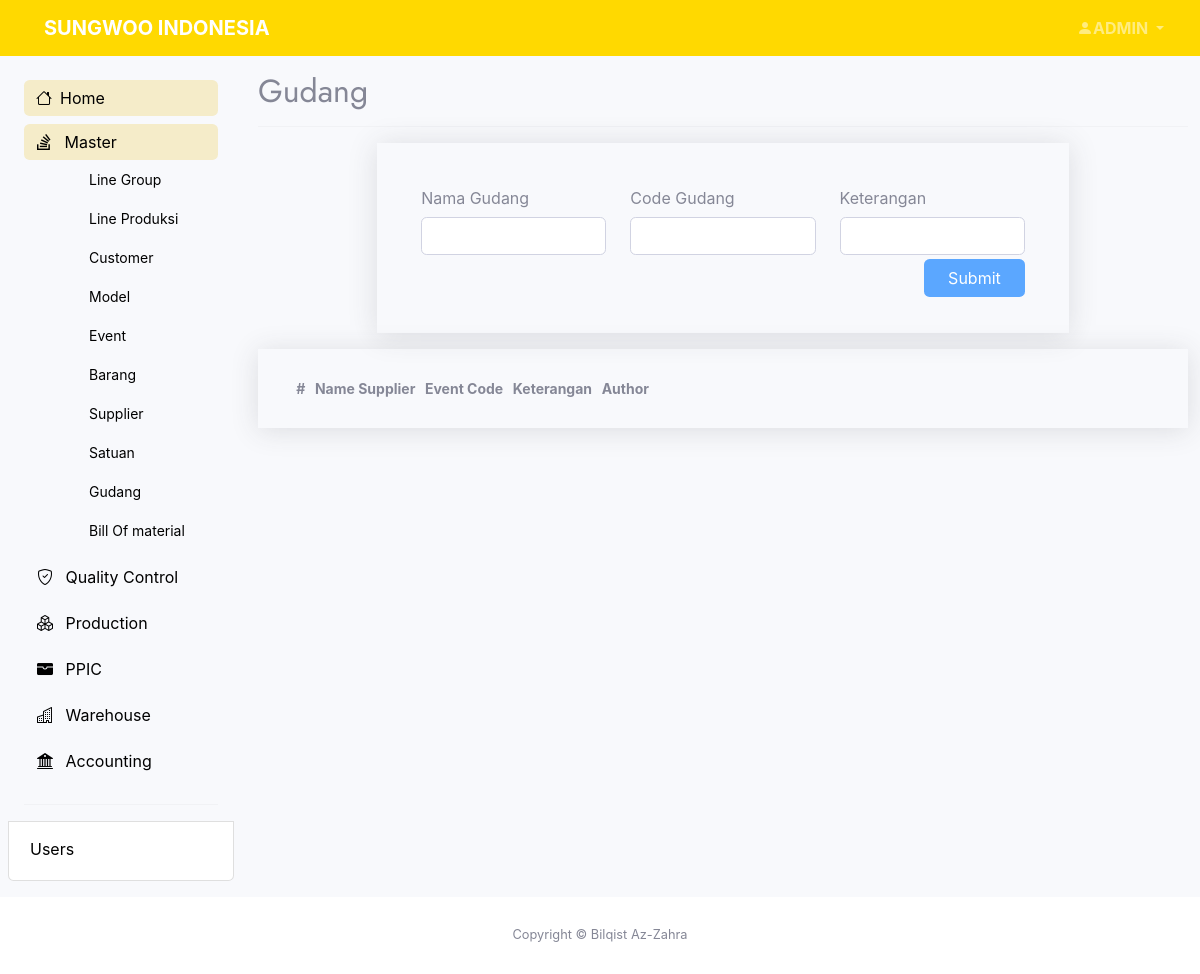
Page /pages/master/add-gudang.php (signed in) on the earlier database version.
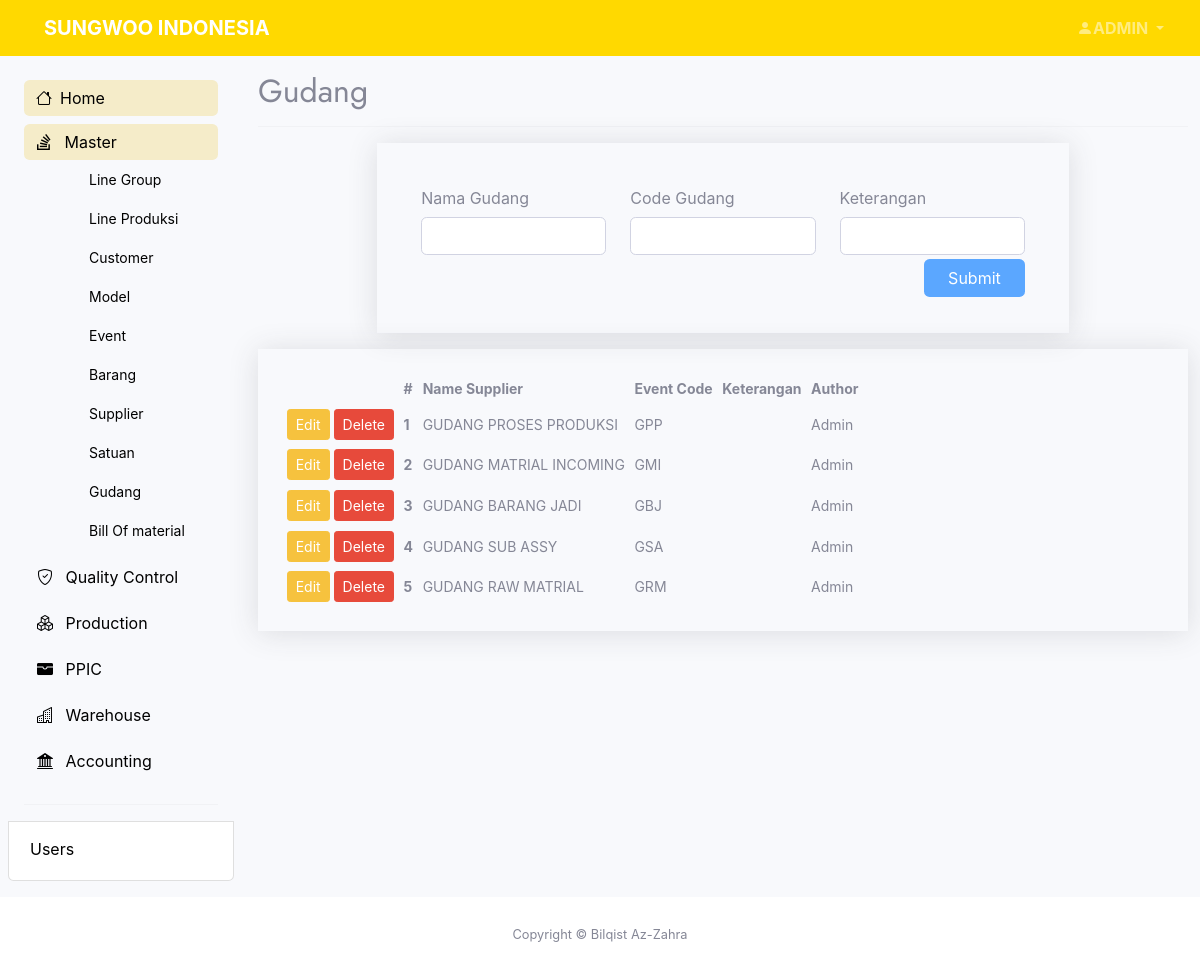
Same page on the later database version.
### tables this page shows
CREATE TABLE `master_gudang` (
  `idgud` int(11) NOT NULL,
  `namagud` varchar(30) NOT NULL,
  `codegud` varchar(30) NOT NULL,
  `ket` text NOT NULL,
  `author` varchar(30) NOT NULL,
  `create_at` datetime NOT NULL DEFAULT current_timestamp(),
  `edit_by` varchar(30) NOT NULL DEFAULT current_timestamp(),
  `edit_at` datetime NOT NULL DEFAULT current_timestamp()
);

### pages/master/add-gudang.php (the view, shortened to what the changed rows need)
<?php
    include "../../connect.php";
?>
<?php
    $tabelnya       = "master_gudang";
?>
<!DOCTYPE html>
<html lang="en">
<head>
    <?php include '../../layout/header.php' ?>
</head>
<body class="bg-light bg-light" >
    <section class="container-xxl">
		<div class="row flex-nowrap">
			<div class="col-auto px-0 max-vh-100">
                <div class="col ps-md-3 max-vh-100" data-aos="fade" data-aos-delay="100">
                    <div class="page-header pt-3">
                        <h2>Gudang</h2>
                    </div>
                    <div class="row justify-content-md-center">
                        <div class="col-lg-12 col-md-12">
                            <div class="container shadow px-4 py-4">
                                <div class="table-responsive-lg">
                                    <table id="show_table" class="table-sm display nowrap table-hover">
                                        <thead>
                                            <tr>
                                                <th scope="col"></th>
                                                <th scope="col">#</th>
                                                <th scope="col">Name Supplier</th>
                                                <th scope="col">Event Code</th>
                                                <th scope="col">Keterangan</th>
                                                <th scope="col">Author</th>
                                            </tr>
                                        </thead>
                                        <tbody>
                                            <?php
                                            $sql2   = "SELECT * FROM $tabelnya where idgud!='0' ORDER BY create_at DESC";
                                            $q2     = mysqli_query($conn, $sql2);
                                            $order   = 1;
                                            while ($r2 = mysqli_fetch_array($q2)) {
                                                $id             = $r2['idgud'];
                                                $nama           = $r2['namagud'];
                                                $code           = $r2['codegud'];
                                                $ket            = $r2['ket'];
                                                $author         = $r2['author'];
                                            ?>
                                                <tr>
                                                    <td scope="row">
                                                        <a href="add-gudang.php?op=edit&id=<?php echo $id ?>"><button type="button" class="btn btn-sm btn-warning">Edit</button></a>
                                                        <a href="add-gudang.php?op=delete&id=<?php echo $id?>" onclick="return confirm('Are you sure you want to delete the data?')"><button type="button" class="btn btn-sm btn-danger">Delete</button></a>
                                                    </td>
                                                    <th scope="row"><?php echo $order++ ?></th>
                                                    <td scope="row"><?php echo $nama  ?></td>
                                                    <td scope="row"><?php echo $code ?></td>
                                                    <td scope="row"><?php echo $ket ?></td>
                                                    <td scope="row"><?php echo $author ?></td>
                                                </tr>
                                            <?php
                                            }
                                            ?>
                                        </tbody>
                                    </table>
                                </div>
                            </div>
                        </div>
                    </div>
                </div>
            </div>
        </div>
    </section>
</body>
</html>

Differences in the rows shown:
added master_gudang: namagud "GUDANG PROSES PRODUKSI", codegud "GPP", author "Admin"
added master_gudang: namagud "GUDANG MATRIAL INCOMING", codegud "GMI", author "Admin"
added master_gudang: namagud "GUDANG BARANG JADI", codegud "GBJ", author "Admin"
added master_gudang: namagud "GUDANG SUB ASSY", codegud "GSA", author "Admin"
added master_gudang: namagud "GUDANG RAW MATRIAL", codegud "GRM", author "Admin"
